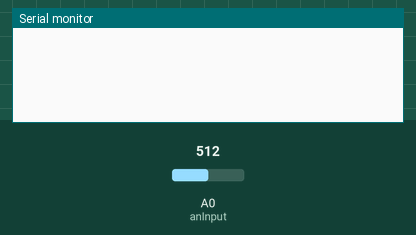
A sketch run on a simulated Arduino Uno, built with avr-gcc and run on an emulated ATmega328P. On the bench: the last lines printed to the serial monitor. Inputs (shaded band) come from the test bench; at power-on: A0 (anInput) = 512.

Above: at 1.2 s.
1.3 s: A0 (anInput) set to 716
At 3.3 s:
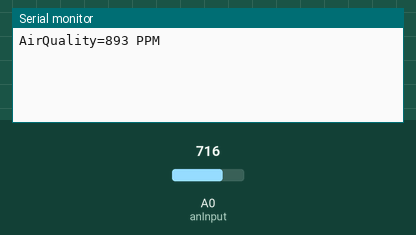
4.3 s: A0 (anInput) set to 900
At 6.5 s:
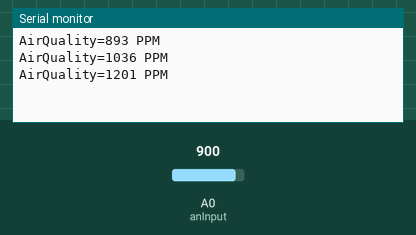
Timing chart, 0 to 8.0 s (numbered marks = the images above; inputs shaded):
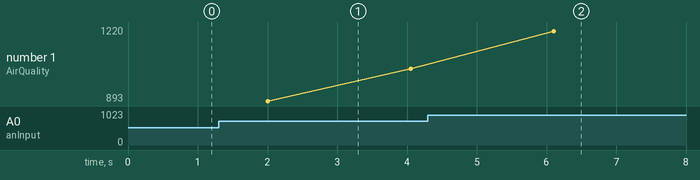

Measured:
- after the input at 1.3 s, the serial monitor: prints a new line after 0.70 s (image 1)
- after the input at 4.3 s, the serial monitor: prints a new line after 1.8 s (image 2)
- plotted number 1: 1036 → 1220 after the input at 4.3 s

The sketch:

co2_sensor.ino
```cpp
/* Modified code by ScottyD www.youtube.com/channel/UCLx3Gi9s_5uvVwURRIsWXKg
 *
 * Carbon Dioxide Parts Per Million Meter
 * CO2PPM

 * Original code by www.youtube.com/c/learnelectronics
/*
 * Atmospheric CO2 Level..............400ppm
 * Average indoor co2.............350-450ppm
 * Maxiumum acceptable co2...........1000ppm
 * Dangerous co2 levels.............>2000ppm
 */

#define anInput     A0                        //analog feed from MQ135
#define co2Zero     -320                        //calibrated CO2 0 level

void setup()
{
  pinMode(anInput,INPUT);                     //MQ135 analog feed set for input
  Serial.begin(9600);                         //serial comms for debuging
}

void loop()
{

  int co2now[10];                               //int array for co2 readings
  int co2raw = 0;                               //int for raw value of co2
  int co2ppm = 0;                               //int for calculated ppm
  int zzz = 0;                                  //int for averaging


  for (int x = 0;x<10;x++)  //samplpe co2 10x over 2 seconds
  {
    co2now[x]=analogRead(A0);
    delay(200);
  }

  for (int x = 0;x<10;x++)  //add samples together
  {
    zzz=zzz + co2now[x];
  }

  co2raw = zzz/10;                            //divide samples by 10
  co2ppm = co2raw - co2Zero;                 //get calculated ppm

  Serial.print("AirQuality=");
  Serial.print(co2ppm);  // prints the value read
  Serial.println(" PPM");
  delay(50);

}
```
